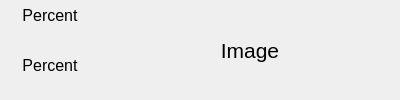
<?xml version="1.0" encoding="UTF-8"?>
<ui version="4.0">
 <class>ScreenshotInfo</class>
 <widget class="QWidget" name="ScreenshotInfo">
  <property name="geometry">
   <rect>
    <x>0</x>
    <y>0</y>
    <width>400</width>
    <height>100</height>
   </rect>
  </property>
  <property name="windowTitle">
   <string>Form</string>
  </property>
  <widget class="QLabel" name="label">
   <property name="geometry">
    <rect>
     <x>0</x>
     <y>0</y>
     <width>100</width>
     <height>30</height>
    </rect>
   </property>
   <property name="font">
    <font>
     <pointsize>12</pointsize>
    </font>
   </property>
   <property name="text">
    <string>Percent</string>
   </property>
   <property name="alignment">
    <set>Qt::AlignCenter</set>
   </property>
  </widget>
  <widget class="QLabel" name="Image">
   <property name="geometry">
    <rect>
     <x>100</x>
     <y>0</y>
     <width>300</width>
     <height>100</height>
    </rect>
   </property>
   <property name="font">
    <font>
     <pointsize>16</pointsize>
    </font>
   </property>
   <property name="text">
    <string>Image</string>
   </property>
   <property name="alignment">
    <set>Qt::AlignCenter</set>
   </property>
  </widget>
  <widget class="QLabel" name="percent">
   <property name="geometry">
    <rect>
     <x>0</x>
     <y>30</y>
     <width>100</width>
     <height>70</height>
    </rect>
   </property>
   <property name="font">
    <font>
     <pointsize>12</pointsize>
    </font>
   </property>
   <property name="text">
    <string>Percent</string>
   </property>
   <property name="alignment">
    <set>Qt::AlignCenter</set>
   </property>
  </widget>
 </widget>
 <resources/>
 <connections/>
</ui>
